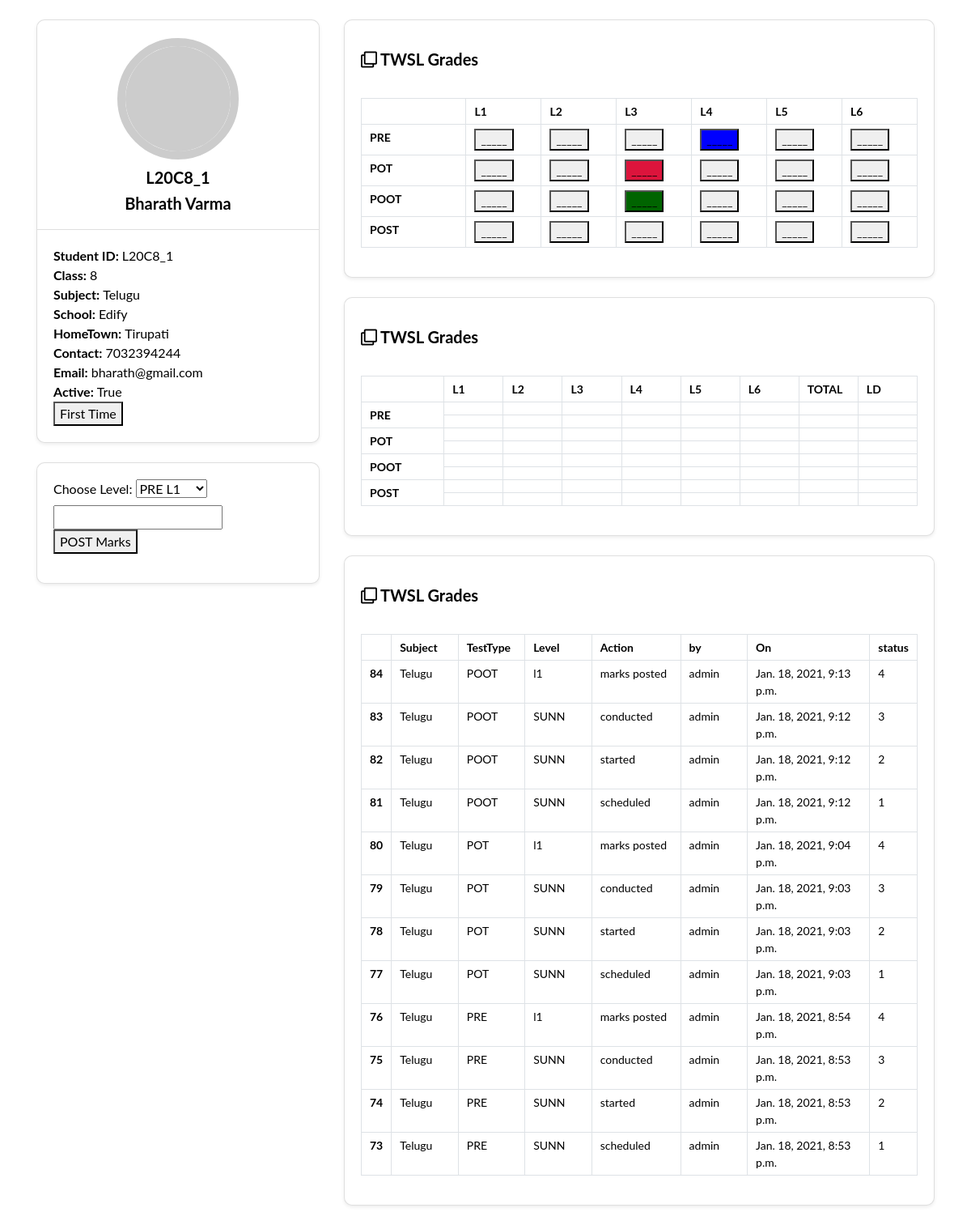
The page /profile/L20C8_1/ (signed in) on the database its author committed.
### audio/models.py (models this page shows, shortened)
class StudentEnroll(models.Model):
    stuname = models.CharField(max_length=30)
    sk = models.CharField(max_length=10,default="dummmi")
    stusubject = models.CharField(max_length=30, default="Telugu")
    stuclass = models.CharField(max_length=10)
    stuschool = models.CharField(max_length=40)
    stutown = models.CharField(max_length=30)
    stucontact = models.CharField(max_length=12)
    stuemail= models.EmailField()
    is_active = models.BooleanField(default=True)
    def __str__(self):
        return self.sk + '   '+ self.stuname

class StudentTestStats(models.Model):
    testTypes= (
        ('PRE', 'PRE'),
        ('POT', 'POT'),
        ('POOT', 'POOT'),
        ('POST', 'POST'),
    )
    name = models.ForeignKey(StudentEnroll, on_delete=models.CASCADE) # need to remove
    subject = models.CharField(max_length= 20, default="Telugu")
    testtype = models.CharField(max_length=10, default="PRE")
    level = models.CharField(max_length=20, default="SUNN")
    status = models.IntegerField(default=1)
    action = models.CharField(max_length=40, default="---")
    datenow = models.DateTimeField(auto_now_add=True)
    conductedBy = models.ForeignKey(User, on_delete=models.CASCADE)
    timegap = models.CharField(default='-', max_length=2)
    times = models.CharField(default='-', max_length=2)

### audio/views.py (the view)
# urls.py: path('profile/<str:sk>/',views.studentprofile, name="studentprofile"),
@login_required
def studentprofile(request, sk):
    obj = StudentEnroll.objects.get(sk=sk)
    stats = StudentTestStats.objects.filter(name=obj).order_by('-datenow')
    try:
        marks = TestMarks.objects.get(student=obj)
    except:
        marks = {}
    print(marks)
    context = {"student_meta" : obj , "student_stats": stats, "marks": marks}
    return render(request, "student_profile.html", context)

### templates/student_profile.html (shortened to what this page needs)
         <!DOCTYPE html>
         <html>
         <head>
             <link rel='stylesheet' type='text/css' media='screen' href='https://cdnjs.cloudflare.com/ajax/libs/twitter-bootstrap/4.1.3/css/bootstrap.min.css'>
             <link rel='stylesheet' type='text/css' media='screen' href='https://cdnjs.cloudflare.com/ajax/libs/font-awesome/5.12.1/css/all.min.css'>
         </head>
         <body>
<div class="student-profile py-4">
    <div class="container">
      <div class="row">
        <div class="col-lg-4">
          <div class="card shadow-sm">
            <div class="card-header bg-transparent text-center">
              <img class="profile_img" src="https://placeimg.com/640/480/arch/any" alt="">
              <h3>{{ student_meta.sk }}</h3>
              <h3>{{ student_meta.stuname }}</h3>
            </div>
            <div class="card-body">
              <p class="mb-0"><strong class="pr-1">Student ID:</strong>{{ student_meta.sk }}</p>
              <p class="mb-0"><strong class="pr-1">Class:</strong>{{ student_meta.stuclass }}</p>
              <p class="mb-0"><strong class="pr-1">Subject:</strong>{{ student_meta.stusubject }}</p>
              <p class="mb-0"><strong class="pr-1">School:</strong>{{ student_meta.stuschool }}</p>
              <p class="mb-0"><strong class="pr-1">HomeTown:</strong>{{ student_meta.stutown }}</p>
              <p class="mb-0"><strong class="pr-1">Contact:</strong>{{ student_meta.stucontact }}</p>
              <p class="mb-0"><strong class="pr-1">Email:</strong>{{ student_meta.stuemail }}</p>
              <p class="mb-0"><strong class="pr-1">Active:</strong>{{ student_meta.is_active }}</p>
              <form action="marksinit" method="POST">
                <button type="submit" > First Time </button>
              </form>
            </div>
          </div>
          <br>
          <div class="card shadow-sm">
            <div class="card-body">
              <form action="marksupdate" method="POST">
                <label for="level">Choose Level:</label>
                    <select id="level" name="level">
                      <option value="PRE_l1">PRE L1</option>
                    </select>
                    <br>
                    <input type="text" name="marks">
                <button type="submit" > POST Marks </button>
              </form>
            </div>
          </div>
        </div>
        <div class="col-lg-8">
          <div class="card shadow-sm">
            <div class="card-header bg-transparent border-0">
                <br>
              <h3 class="mb-0"><i class="far fa-clone pr-1"></i>TWSL Grades</h3>
            </div>
            <br>
            <div class="card-body pt-0">
              <table class="table table-bordered">
                <tr>
                  <th width="14%"></th>
                  <th width="10%">L1</th>
                  <th width="10%">L2</th>
                  <th width="10%">L3</th>
                  <th width="10%">L4</th>
                  <th width="10%">L5</th>
                  <th width="10%">L6</th>
                </tr>
                <tr>
                  <th width="14%">PRE</th>
                  <td><button class ="l1" > _____ </button> </td>
                  <td> <button class = "l2"> _____ </button> </td>
                  <td><button class = "l3"> _____ </button> </td>
                  <td><button class="l4"> _____ </button> </td>
                  <td><button class ="l5"> _____ </button> </td>
                  <td><button class="l6"> _____ </button> </td>
                </tr>
                <tr>
                  <th width="14%">POT</th>
                  <td><button class="l7"> _____ </button> </td>
                  <td> <button class="l8"> _____ </button> </td>
                  <td><button style="background-color: crimson;" class="l9"> _____ </button> </td>
                  <td><button class="l10"> _____ </button> </td>
                  <td><button class="l11"> _____ </button> </td>
                  <td><button class="l12"> _____ </button> </td>
                </tr>
                <tr>
                  <th width="14%">POOT</th>
                  <td><button class="l13"> _____ </button> </td>
                  <td> <button class="l14"> _____ </button> </td>
                  <td><button style="background-color: darkgreen;" class="l15"> _____ </button> </td>
                  <td><button class="l16"> _____ </button> </td>
                  <td><button class="l17"> _____ </button> </td>
                  <td><button class="l18"> _____ </button> </td>
                </tr>
                <tr>
                  <th width="14%">POST</th>
                  <td><button class="l19"> _____ </button> </td>
                  <td> <button class="l20"> _____ </button> </td>
                  <td><button class="l21"> _____ </button> </td>
                  <td><button class="l22"> _____ </button> </td>
                  <td><button class="l23"> _____ </button> </td>
                  <td><button class="l24"> _____ </button> </td>
                </tr>
              </table>
            </div>
          </div>
          <br>
          <div class="card shadow-sm">
            <div class="card-header bg-transparent border-0">
                <br>
              <h3 class="mb-0"><i class="far fa-clone pr-1"></i>TWSL Grades</h3>
            </div>
            <br>
            <div class="card-body pt-0">
              <table class="table table-bordered">
                <tr>
                  <th width="14%"></th>
                  <th width="10%">L1</th>
                  <th width="10%">L2</th>
                  <th width="10%">L3</th>
                  <th width="10%">L4</th>
                  <th width="10%">L5</th>
                  <th width="10%">L6</th>
                  <th width="10%">TOTAL</th>
                  <th width="10%">LD</th>
                </tr>
                <tr>
                  <th width="14%" rowspan="2">PRE</th>
                  <td width="2%"> {{ marks.PRE_l1 }} </td>
                  <td> {{ marks.PRE_l2 }}</td>
                  <td> {{ marks.PRE_l3 }}</td>
                  <td> {{ marks.PRE_l4 }}</td>
                  <td> {{ marks.PRE_l5 }}</td>
                  <td> {{ marks.PRE_l6 }}</td>
                  <td> {{ marks.PRE_l6 }}</td>
                  <td> {{ marks.PRE_l6 }}</td>
                </tr>
                <tr>
                  <td> {{ marks.PRE_g1 }}</td>
                  <td> {{ marks.PRE_g2 }}</td>
                  <td> {{ marks.PRE_g3 }}</td>
                  <td> {{ marks.PRE_g4 }}</td>
                  <td> {{ marks.PRE_g5 }}</td>
                  <td> {{ marks.PRE_g6 }}</td>
                  <td> {{ marks.PRE_g6 }}</td>
                  <td> {{ marks.PRE_g6 }} </td>
                </tr>
                  <tr>
                    <th width="14%" rowspan="2">POT</th>
                    <td> {{ marks.POT_l1 }}</td>
                  <td> {{ marks.POT_l2 }}</td>
                  <td> {{ marks.POT_l3 }}</td>
                  <td> {{ marks.POT_l4 }}</td>
                  <td> {{ marks.POT_l5 }}</td>
                  <td> {{ marks.POT_l6 }}</td>
                  <td> {{ marks.POT_l6 }}</td>
                  <td> {{ marks.POT_l6 }} </td>
                  </tr>
                  <tr>
                    <td> {{ marks.POT_g1 }}</td>
                  <td> {{ marks.POT_g2 }}</td>
                  <td> {{ marks.POT_g3 }}</td>
                  <td> {{ marks.POT_g4 }}</td>
                  <td> {{ marks.POT_g5 }}</td>
                  <td> {{ marks.POT_g6 }}</td>
                  <td> {{ marks.POT_g6 }}</td>
                  <td> {{ marks.POT_g6 }} </td>
                  </tr>
                  <tr>
                    <th width="14%" rowspan="2">POOT</th>
                    <td> {{ marks.POOT_l1 }}</td>
                  <td> {{ marks.POOT_l2 }}</td>
                  <td> {{ marks.POOT_l3 }}</td>
                  <td> {{ marks.POOT_l4 }}</td>
                  <td> {{ marks.POOT_l5 }}</td>
                  <td> {{ marks.POOT_l6 }}</td>
                  <td> {{ marks.POOT_l6 }}</td>
                  <td> {{ marks.POOT_l6 }} </td>
                  </tr>
                  <tr>
                    <td> {{ marks.POOT_g1 }}</td>
                  <td> {{ marks.POOT_g2 }}</td>
                  <td> {{ marks.POOT_g3 }}</td>
                  <td> {{ marks.POOT_g4 }}</td>
                  <td> {{ marks.POOT_g5 }}</td>
                  <td> {{ marks.POOT_g6 }}</td>
                  <td> {{ marks.POOT_g6 }}</td>
                  <td> {{ marks.POOT_g6 }} </td>
                  </tr>
                  <tr>
                    <th width="14%" rowspan="2">POST</th>
                    <td> {{ marks.POST_l1 }}</td>
                  <td> {{ marks.POST_l2 }}</td>
                  <td> {{ marks.POST_l3 }}</td>
                  <td> {{ marks.POST_l4 }}</td>
                  <td> {{ marks.POST_l5 }}</td>
                  <td> {{ marks.POST_l6 }}</td>
                  <td> {{ marks.POST_l6 }}</td>
                  <td> {{ marks.POST_l6 }} </td>
                  </tr>
                  <tr>
                  <td> {{ marks.POST_g1 }}</td>
                  <td> {{ marks.POST_g2 }}</td>
                  <td> {{ marks.POST_g3 }}</td>
                  <td> {{ marks.POST_g4 }}</td>
                  <td> {{ marks.POST_g5 }}</td>
                  <td> {{ marks.POST_g6 }}</td>
                  <td> {{ marks.POST_g6 }}</td>
                  <td> {{ marks.POST_g6 }} </td>
                  </tr>
              </table>
            </div>
          </div>
          <br>
          <div class="card shadow-sm">
            <div class="card-header bg-transparent border-0">
                <br>
              <h3 class="mb-0"><i class="far fa-clone pr-1"></i>TWSL Grades</h3>
            </div>
            <br>
            <div class="card-body pt-0">
              <table class="table table-bordered">
                <tr>
                  <th width="2%"></th>
                  <th width="12%">Subject</th>
                  <th width="12%">TestType</th>
                  <th width="12%">Level</th>
                  <th width="16%">Action</th>
                  <th width="12%">by</th>
                  <th width="22%">On</th>
                  <th width="4%">status</th>
                </tr>
                {% for stats in student_stats %}
                <tr>
                  <th>{{ stats.id }} </th>
                  <td>{{ stats.subject}} </td>
                  <td>{{ stats.testtype }} </td>
                  <td>{{ stats.level }} </td>
                  <td>{{ stats.action }} </td>
                   <td>{{ stats.conductedBy }} </td>
                  <td>{{ stats.datenow }} </td>
                  <td>{{ stats.status }} </td>
                </tr>
                {% endfor %}
              </table>
            </div>
          </div>
        </div>
      </div>
    </div>
  </div>
         </body>
         </html>

### templates/student_profile.html (style rules this page uses)
body { padding: 0; margin: 0; font-family: 'Lato', sans-serif; color: #000; }
.student-profile .card { border-radius: 10px; }
.student-profile .card .card-header .profile_img { width: 150px; height: 150px; object-fit: cover; margin: 10px auto; border: 10px solid #ccc; border-radius: 50%; }
.student-profile .card h3 { font-size: 20px; font-weight: 700; }
.student-profile .card p { font-size: 16px; color: #000; }
.student-profile .table th, .student-profile .table td { font-size: 14px; padding: 5px 10px; color: #000; }
.l4 { background-color: blue; }

### rows shown on the page
StudentEnroll: sk "L20C8_1", stuname "Bharath Varma", stuclass "8", stusubject "Telugu", stuschool "Edify", stutown "Tirupati", stucontact "7032394244", stuemail "bharath@gmail.com", is_active "True"
StudentTestStats: id "84", subject "Telugu", testtype "POOT", level "l1", action "marks posted", conductedBy "admin", datenow "Jan. 18, 2021, 9:13 p.m.", status "4"
StudentTestStats: id "83", subject "Telugu", testtype "POOT", level "SUNN", action "conducted", conductedBy "admin", datenow "Jan. 18, 2021, 9:12 p.m.", status "3"
StudentTestStats: id "82", subject "Telugu", testtype "POOT", level "SUNN", action "started", conductedBy "admin", datenow "Jan. 18, 2021, 9:12 p.m.", status "2"
StudentTestStats: id "81", subject "Telugu", testtype "POOT", level "SUNN", action "scheduled", conductedBy "admin", datenow "Jan. 18, 2021, 9:12 p.m.", status "1"
StudentTestStats: id "80", subject "Telugu", testtype "POT", level "l1", action "marks posted", conductedBy "admin", datenow "Jan. 18, 2021, 9:04 p.m.", status "4"
StudentTestStats: id "79", subject "Telugu", testtype "POT", level "SUNN", action "conducted", conductedBy "admin", datenow "Jan. 18, 2021, 9:03 p.m.", status "3"
StudentTestStats: id "78", subject "Telugu", testtype "POT", level "SUNN", action "started", conductedBy "admin", datenow "Jan. 18, 2021, 9:03 p.m.", status "2"
StudentTestStats: id "77", subject "Telugu", testtype "POT", level "SUNN", action "scheduled", conductedBy "admin", datenow "Jan. 18, 2021, 9:03 p.m.", status "1"
StudentTestStats: id "76", subject "Telugu", testtype "PRE", level "l1", action "marks posted", conductedBy "admin", datenow "Jan. 18, 2021, 8:54 p.m.", status "4"
StudentTestStats: id "75", subject "Telugu", testtype "PRE", level "SUNN", action "conducted", conductedBy "admin", datenow "Jan. 18, 2021, 8:53 p.m.", status "3"
StudentTestStats: id "74", subject "Telugu", testtype "PRE", level "SUNN", action "started", conductedBy "admin", datenow "Jan. 18, 2021, 8:53 p.m.", status "2"
StudentTestStats: id "73", subject "Telugu", testtype "PRE", level "SUNN", action "scheduled", conductedBy "admin", datenow "Jan. 18, 2021, 8:53 p.m.", status "1"
